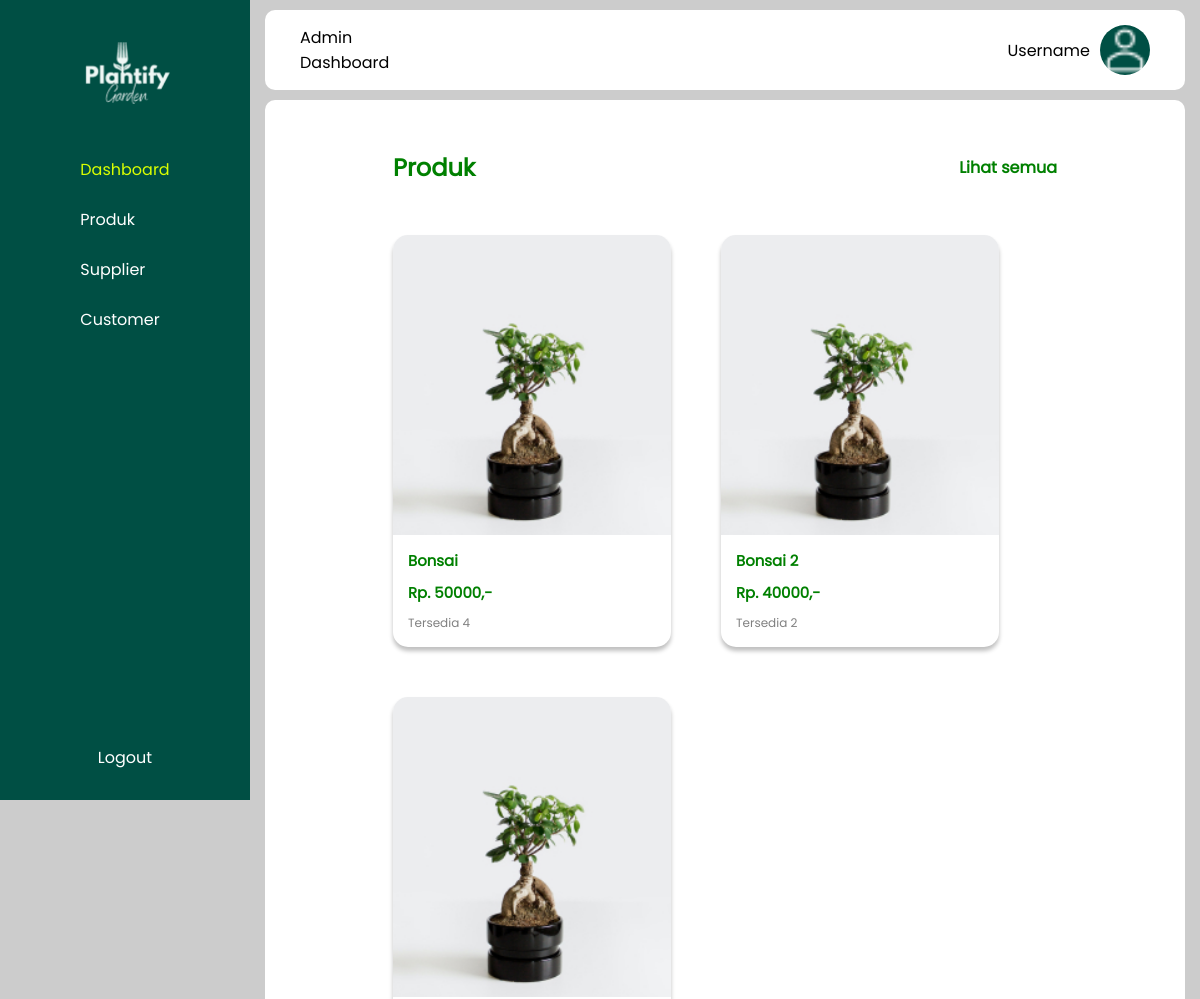
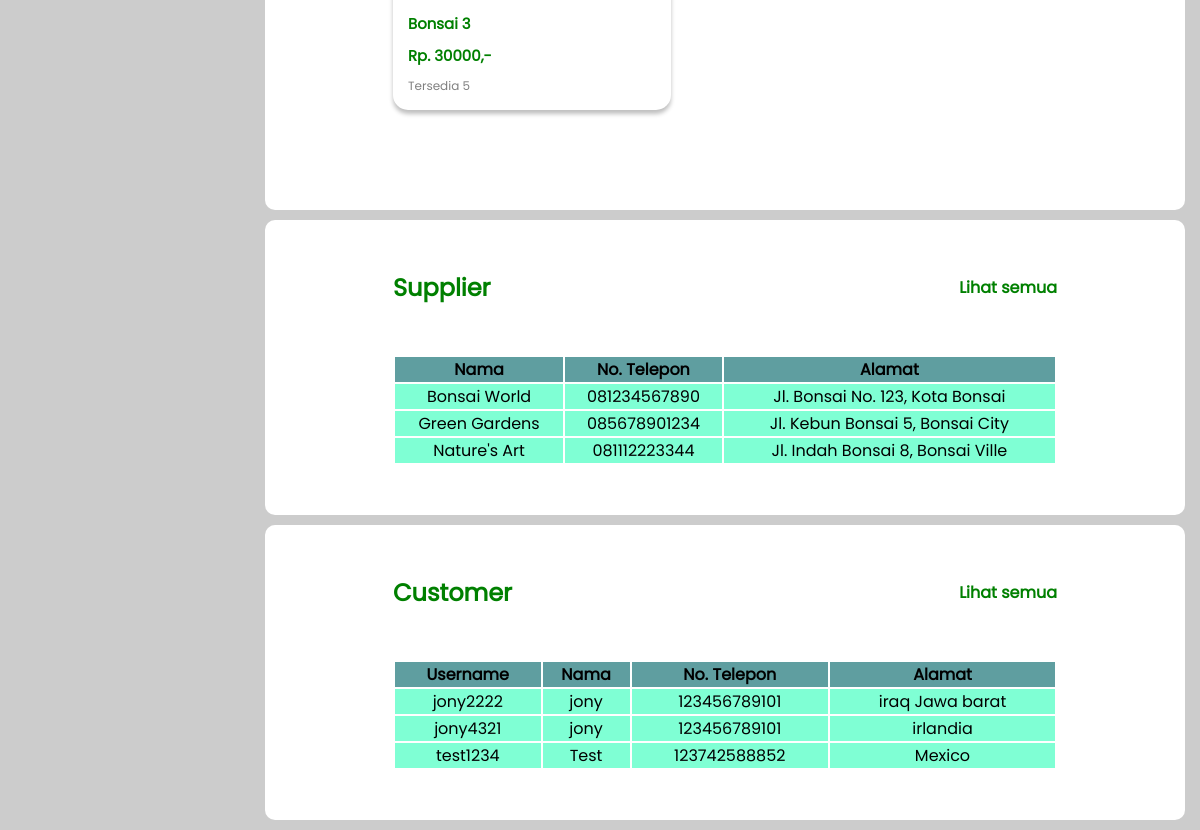
Page /app/admin/index.php (signed in) on the committed database (2 pictures, top to bottom).
### tables this page shows
CREATE TABLE `produk` (
  `id_produk` int(11) NOT NULL,
  `id_supplier` int(11) NOT NULL,
  `nama_produk` varchar(100) NOT NULL,
  `harga_produk` int(11) NOT NULL,
  `stok_produk` int(11) NOT NULL,
  `gambar_produk` varchar(100) NOT NULL,
  `id_kategori` int(11) NOT NULL,
  `created_at` timestamp NOT NULL DEFAULT current_timestamp() ON UPDATE current_timestamp()
);

CREATE TABLE `supplier` (
  `id_supplier` int(11) NOT NULL,
  `nama_supplier` varchar(100) NOT NULL,
  `alamat` varchar(100) NOT NULL,
  `no_telepon` varchar(100) NOT NULL
);

CREATE TABLE `customer` (
  `username` varchar(100) NOT NULL,
  `password` varchar(64) NOT NULL,
  `nama` varchar(100) NOT NULL,
  `no_telepon` varchar(100) NOT NULL,
  `alamat` varchar(100) NOT NULL
);

### app/database.php (called while the page is built, shortened)
<?php
function getAllDataProducts()
{
	try {
		$statement = DB->prepare("SELECT * FROM produk");
		$statement->execute();
		return $statement->fetchAll(PDO::FETCH_ASSOC);
	} catch (PDOException $err) {
		echo $err->getMessage();
	}
}
function getAllDataCustomer()
{
	try {
		$statement = DB->prepare("SELECT * FROM customer");
		$statement->execute();
		return $statement->fetchAll(PDO::FETCH_ASSOC);
	} catch (PDOException $err) {
		echo $err->getMessage();
	}
}
function getAllDataSupplier()
{
	try {
		$statement = DB->prepare("SELECT * FROM supplier");
		$statement->execute();
		return $statement->fetchAll(PDO::FETCH_ASSOC);
	} catch (PDOException $err) {
		echo $err->getMessage();
	}
}

### app/admin/index.php (the view, shortened to what this page needs)
<?php
$title = "Dashboard";
require_once(BASEPATH . "/app/admin/templates/sidebar.php");
require_once(BASEPATH . "/app/admin/templates/header.php");
$products = getAllDataProducts();
$customers = getAllDataCustomer();
$supplier = getAllDataSupplier();
?>
        <div class="produk">
            <div class="judul">
                <h2>Produk</h2>
                <a href="<?= BASEURL ?>/app/admin/produk.php">
                    <h4>Lihat semua</h4>
                </a>
            </div>
            <div class="container-produk">
                <?php for($i=0;$i<3;$i++):?>
                <div class="card">
                    <img
                        class="img-produk"
                        src="<?= BASEURL ;?>/assets/img/<?= $products[$i]['gambar_produk'] ?>"
                        alt="gambar produk"
                    />
                    <div class="caption">
                        <h5><?= $products[$i]['nama_produk']?></h5>
                        <h5>Rp. <?= $products[$i]['harga_produk']?>,-</h5>
                        <small>Tersedia <?= $products[$i]['stok_produk']?></small>
                    </div>
                </div>
                <?php endfor;?>
            </div>
        </div>
        <div class="supplier">
            <div class="judul">
                <h2>Supplier</h2>
                <a href="<?= BASEURL ?>/app/admin/supplier.php">
                    <h4>Lihat semua</h4>
                </a>
            </div>
            <table>
                <tr>
                    <th>Nama</th>
                    <th>No. Telepon</th>
                    <th>Alamat</th>
                </tr>
                <?php for($i=0;$i<3;$i++): ?>
                    <tr>
                        <td><?= $supplier[$i]['nama_supplier']; ?></td>
                        <td><?= $supplier[$i]['no_telepon']; ?></td>
                        <td><?= $supplier[$i]['alamat']; ?></td>
                    </tr>
                <?php endfor; ?>
            </table>
        </div>
        <div class="customer">
            <div class="judul">
                <h2>Customer</h2>
                <a href="<?= BASEURL ?>/app/admin/customer.php">
                    <h4>Lihat semua</h4>
                </a>
            </div>
            <table>
                <tr>
                    <th>Username</th>
                    <th>Nama</th>
                    <th>No. Telepon</th>
                    <th>Alamat</th>
                </tr>
                <?php for($i=0;$i<3;$i++): ?>
                    <tr>
                        <td><?= $customers[$i]['username']; ?></td>
                        <td><?= $customers[$i]['nama']; ?></td>
                        <td><?= $customers[$i]['no_telepon']; ?></td>
                        <td><?= $customers[$i]['alamat']; ?></td>
                    </tr>
                <?php endfor; ?>
            </table>
        </div>
    </div>
</body>
</html>

### app/admin/templates/sidebar.php (shortened to what this page needs)
<?php
require_once(BASEPATH . "/app/database.php");
?>
<!DOCTYPE html>
<html lang="en">
<head>
    <link rel="stylesheet" href="<?= BASEURL ;?>/assets/styles/style_admin.css" />
</head>
<body>
    <div class="sidebar">
        <img class="logo" src="<?= BASEURL ;?>/assets/img/logo.png" alt="logo" />
        <div class="menu-container">
            <menu>
                <a href="<?= BASEURL ?>/app/admin/index.php" class="<?= $title === 'Dashboard' ? 'active' : '' ?>">Dashboard</a>
                <a href="<?= BASEURL ?>/app/admin/produk.php" class="<?= $title === 'Produk' ? 'active' : '' ?>">Produk</a>
                <a href="<?= BASEURL ?>/app/admin/supplier.php" class="<?= $title === 'Supplier' ? 'active' : '' ?>">Supplier</a>
                <a href="<?= BASEURL ?>/app/admin/customer.php" class="<?= $title === 'Customer' ? 'active' : '' ?>">Customer</a>
            </menu>
            <a href="<?= BASEURL ;?>/app/logout.php" class="logout"><div>Logout</div></a>
        </div>
    </div>

### app/admin/templates/header.php
<div class="container-kanan">
    <header>
        <div class="dashboard">
            <span>Admin</span>
            <p>Dashboard</p>
        </div>
        <div class="profil">
            <p>Username</p>
            <img src="<?= BASEURL ;?>/assets/img/icon-profile.png" alt="icon-profil" class="icon-profil">
        </div>
    </header>

### assets/styles/style_admin.css (style rules this page uses)
* { margin: 0; padding: 0; box-sizing: border-box; --hijau: #004f44; --poppins: "Poppins", sans-serif; --monsterrat: "Montserrat"; font-family: var(--poppins); }
body { background-color: #ccc; }
.sidebar { background-color: var(--hijau); width: 250px; height: 100vh; display: flex; flex-direction: column; align-items: center; position: fixed; padding: 30px 10px; }
.logo { width: 120px; }
.menu-container { display: flex; flex-direction: column; align-items: center; justify-content: space-between; height: 90%; }
menu { display: flex; flex-direction: column; gap: 25px; padding: 40px; }
menu a, .logout { color: white; text-decoration: none; }
.active { color: rgb(217, 255, 0); }
.container-kanan { margin-left: 250px; overflow-y: auto; }
header { height: 10vh; padding: 15px 35px; display: flex; background-color: #fff; justify-content: space-between; border-radius: 10px; margin: 10px 15px ; }
.profil { display: flex; align-items: center; justify-content: center; gap: 10px; }
.icon-profil { width: 50px; border-radius: 50px; }
.judul { display: flex; justify-content: space-between; align-items: center; font-family: var(--monsterrat); margin-bottom: 50px; }
.judul, .judul a { color: green; }
.judul a { text-decoration: none; }
.produk { padding: 50px 128px; color: green; background-color: #fff; margin: 10px 15px; border-radius: 10px; }
.container-produk { display: flex; flex-wrap: wrap; gap: 50px; align-content: center; margin-bottom: 50px; }
.card { display: flex; flex-direction: column; border-radius: 15px; font-size: large; border-radius: 15px; background: #fff; box-shadow: 0px 4px 4px 0px rgba(0, 0, 0, 0.25); overflow: hidden; }
.img-produk { object-fit: cover; width: 278px; height: 300px; }
small { font-size: 12px; color: grey; }
.caption { display: flex; flex-direction: column; gap: 10px; padding: 15px; }
.supplier { padding: 50px 128px; background-color: #fff; border-radius: 10px; margin: 10px 15px; }
.customer { padding: 50px 128px 50px 128px; background-color: #fff; border-radius: 10px; margin: 10px 15px; }
table { width: 100%; }
th { background-color: cadetblue; }
td { background-color: aquamarine; text-align: center; }

### rows in the picture
produk: gambar_produk (picture), nama_produk "Bonsai", harga_produk "50000", stok_produk "4"
produk: gambar_produk (picture), nama_produk "Bonsai 2", harga_produk "40000", stok_produk "2"
produk: gambar_produk (picture), nama_produk "Bonsai 3", harga_produk "30000", stok_produk "5"
supplier: nama_supplier "Bonsai World", no_telepon "081234567890", alamat "Jl. Bonsai No. 123, Kota Bonsai"
supplier: nama_supplier "Green Gardens", no_telepon "085678901234", alamat "Jl. Kebun Bonsai 5, Bonsai City"
supplier: nama_supplier "Nature's Art", no_telepon "081112223344", alamat "Jl. Indah Bonsai 8, Bonsai Ville"
customer: username "jony2222", nama "jony", no_telepon "123456789101", alamat "iraq Jawa barat"
customer: username "jony4321", nama "jony", no_telepon "123456789101", alamat "irlandia"
customer: username "test1234", nama "Test", no_telepon "123742588852", alamat "Mexico"
